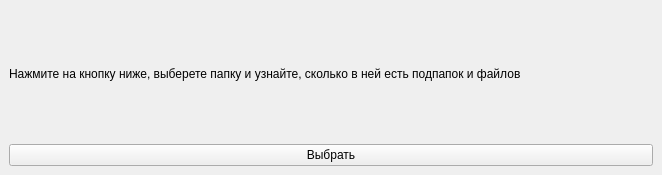
<?xml version="1.0" encoding="UTF-8"?>
<ui version="4.0">
 <class>MainWindow</class>
 <widget class="QMainWindow" name="MainWindow">
  <property name="geometry">
   <rect>
    <x>0</x>
    <y>0</y>
    <width>662</width>
    <height>175</height>
   </rect>
  </property>
  <property name="windowTitle">
   <string>File Counter</string>
  </property>
  <widget class="QWidget" name="centralwidget">
   <layout class="QVBoxLayout" name="verticalLayout">
    <item>
     <widget class="QLabel" name="label">
      <property name="text">
       <string>Нажмите на кнопку ниже, выберете папку и узнайте, сколько в ней есть подпапок и файлов</string>
      </property>
     </widget>
    </item>
    <item>
     <widget class="QPushButton" name="openButton">
      <property name="text">
       <string>Выбрать</string>
      </property>
     </widget>
    </item>
   </layout>
  </widget>
 </widget>
 <resources/>
 <connections/>
</ui>
